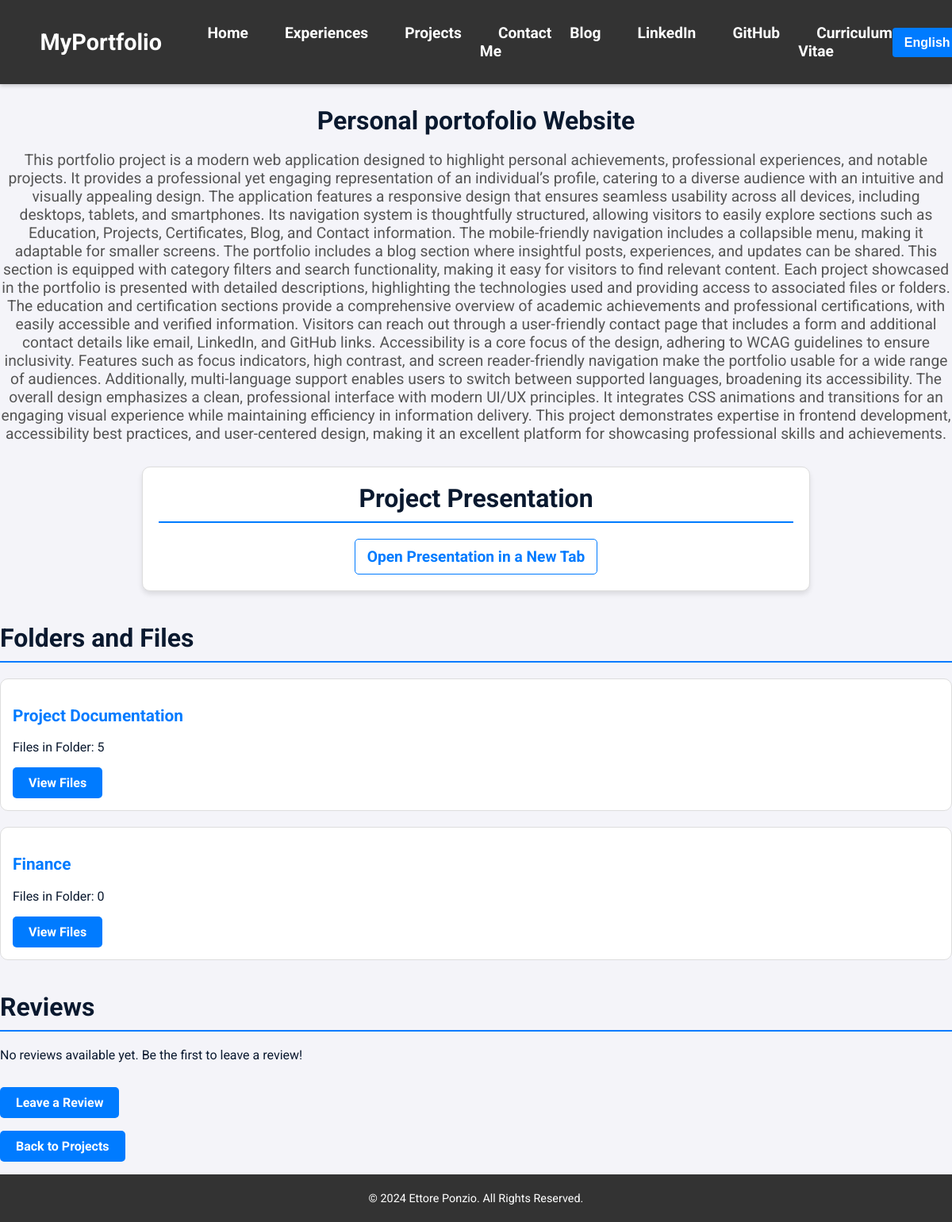
/en/projects/4/, run on an earlier commit of the app's database.
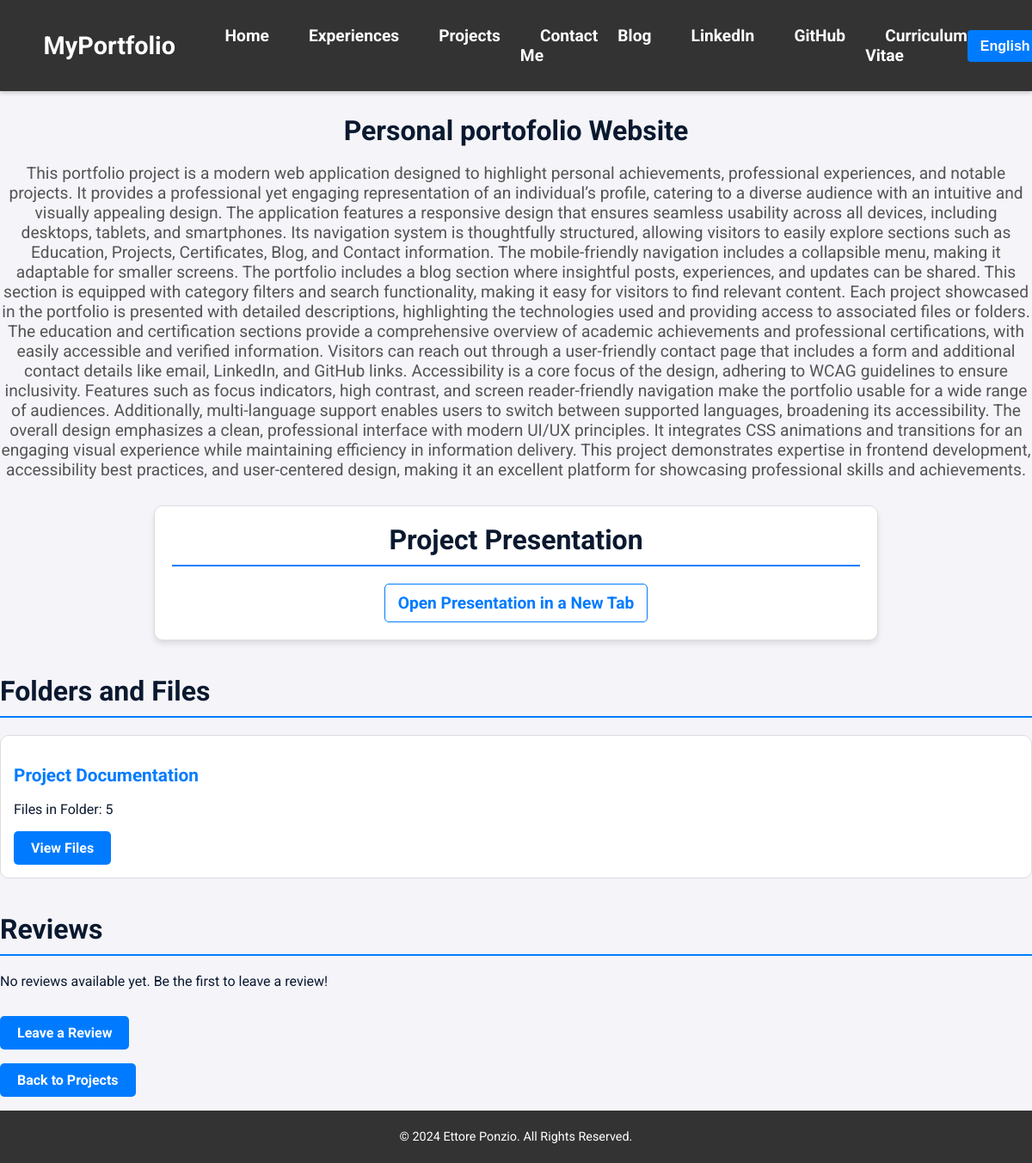
And on a later commit of the database.
### portfolio/models.py (models this page shows, shortened)
class Folder(models.Model):
    project = models.ForeignKey(
        'Project',
        related_name='folders',
        on_delete=models.CASCADE,
        help_text=_("The project to which this folder belongs."),
        verbose_name=_("Project")
    )
    name_en = models.CharField(
        max_length=100,
        help_text=_("Name of the folder in English, e.g., 'Documentation'."),
        verbose_name=_("Name (EN)")
    )
    name_it = models.CharField(
        max_length=100,
        help_text=_("Name of the folder in Italian, e.g., 'Documentazione'."),
        verbose_name=_("Name (IT)")
    )
    description_en = models.TextField(
        help_text=_("Detailed description of the folder in English."),
        verbose_name=_("Description (EN)"),
        blank=True,
        null=True
    )
    description_it = models.TextField(
        help_text=_("Detailed description of the folder in Italian."),
        verbose_name=_("Description (IT)"),
        blank=True,
        null=True
    )
    class Meta:
        verbose_name = _("Folder")
        verbose_name_plural = _("Folders")

### portfolio/views.py (the view)
# urls.py: path('projects/<int:pk>/', ProjectDetailView.as_view(), name='project_detail'),
class ProjectDetailView(DetailView):
    model = Project
    template_name = 'portfolio/project_detail.html'
    def get_context_data(self, **kwargs):
        context = super().get_context_data(**kwargs)
        user_language = get_language()
        project = context['project']
        project.display_title = project.title_it if user_language == 'it' else project.title_en
        project.display_description = project.description_it if user_language == 'it' else project.description_en
        folders = self.object.folders.prefetch_related('files').all()
        for folder in folders:
            folder.display_name = folder.name_it if user_language == 'it' else folder.name_en
            for file in folder.files.all():
                file.display_name = file.name_it if hasattr(file, 'name_it') and user_language == 'it' else file.name_en if hasattr(file, 'name_en') else file.name
        context['folders'] = folders
        context['reviews'] = self.object.reviews.filter(status='approved')
        return context

### portfolio/templates/portfolio/project_detail.html (shortened to what this page needs)
{% extends 'portfolio/base.html' %}
{% load static %}
{% load i18n %}
{% block styles %}
    <link rel="stylesheet" href="{% static 'portfolio/css/project_detail.css' %}">
{% endblock %}
{% block content %}
<article class="project-detail-page">
    <header>
        <h1 class="project-title">{{ project.display_title }}</h1>
        <p class="project-description">{{ project.display_description }}</p>
    </header>
    <section class="presentation-section" aria-labelledby="presentation-heading">
        <h2 id="presentation-heading" class="section-heading">{% trans "Project Presentation" %}</h2>
        {% if project.onedrive_share_link %}
            <p>
                <a href="{{ project.onedrive_share_link }}" target="_blank" class="open-presentation-link">
                    {% trans "Open Presentation in a New Tab" %}
                </a>
            </p>
        {% elif project.google_file_id %}
            <p>
                <a href="https://docs.google.com/presentation/d/{{ project.google_file_id }}" target="_blank" class="open-presentation-link">
                    {% trans "Open Presentation in a New Tab" %}
                </a>
            </p>
        {% else %}
            <p>{% trans "No presentation available for this project." %}</p>
        {% endif %}
    </section>
    <section class="folders-section" aria-labelledby="folders-heading">
        <h2 id="folders-heading" class="section-heading">{% trans "Folders and Files" %}</h2>
        {% if folders %}
            <ul class="folders-list">
                {% for folder in folders %}
                    <li class="folder-item">
                        <h3 class="folder-name">
                            <a href="{% url 'portfolio:folder_detail' folder.id %}">{{ folder.display_name }}</a>
                        </h3>
                    <p class="file-count">
                        {% trans "Files in Folder:" %} {{ folder.files.count }}
                    </p>
                    <a href="{% url 'portfolio:folder_detail' folder.id %}" class="view-files-button">{% trans "View Files" %}</a>
                    </li>
                {% endfor %}
            </ul>
        {% else %}
            <p>{% trans "No folders or files available for this project." %}</p>
        {% endif %}
    </section>
    <section class="reviews-section" aria-labelledby="reviews-heading">
        <h2 id="reviews-heading" class="section-heading">{% trans "Reviews" %}</h2>
        {% if reviews %}
            <ul class="reviews-list">
                {% for review in reviews %}
                    <li class="review-item">
                        <p class="review-content">
                            <strong>{{ review.reviewer_name }}:</strong> {{ review.content }}
                        </p>
                        <p class="review-date">
                            <small>{% trans "Submitted on" %} {{ review.created_at|date:"F d, Y" }}</small>
                        </p>
                    </li>
                {% endfor %}
            </ul>
        {% else %}
            <p>{% trans "No reviews available yet. Be the first to leave a review!" %}</p>
        {% endif %}
        <p>
            <a href="{% url 'portfolio:project_review' project.id %}" class="btn btn-review">{% trans "Leave a Review" %}</a>
        </p>
    </section>
    <p><a href="{% url 'portfolio:projects' %}" class=btn-detail>{% trans "Back to Projects" %}</a></p>
</article>
{% endblock %}

What changed in the data, as far as the page shows it:
no longer on this page (row edited): Folder: display_name "Finance", files.count "0"
